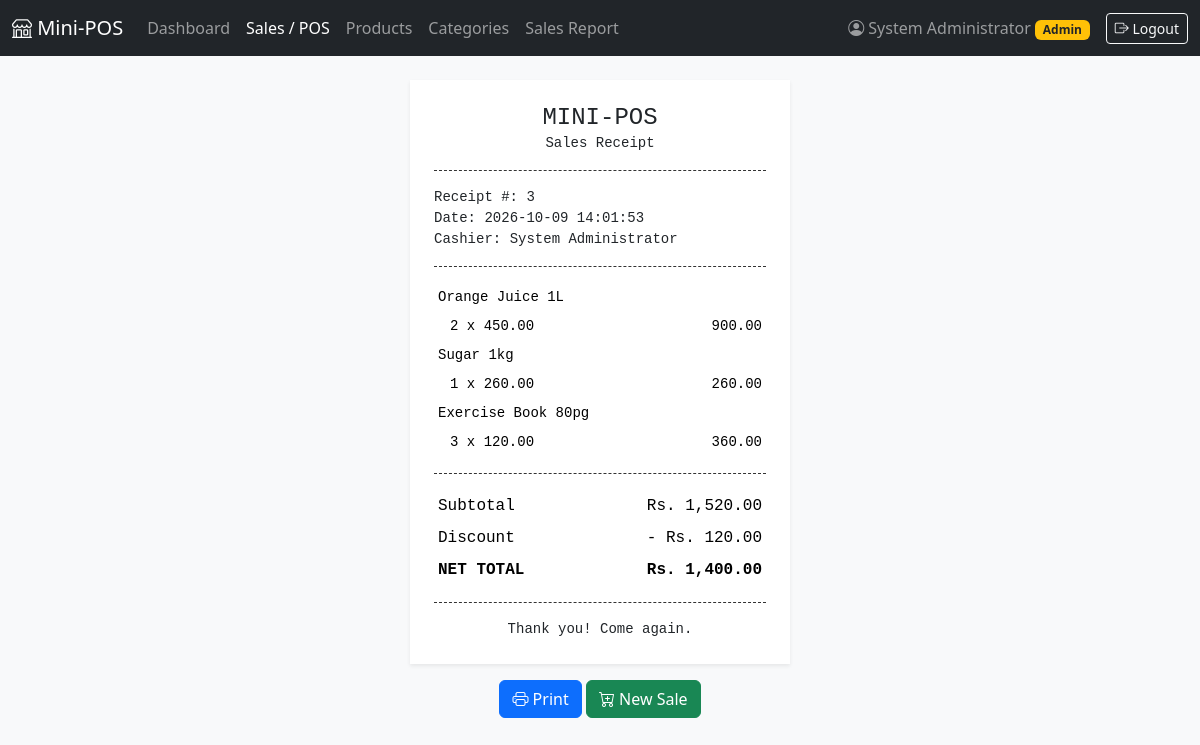
Screenshot of /pos/receipt.php?id=3 (signed in) with the database file from the repository.
### tables this page shows
CREATE TABLE `sales` (
  `id` int(10) UNSIGNED NOT NULL,
  `user_id` int(10) UNSIGNED NOT NULL,
  `subtotal` decimal(12,2) NOT NULL,
  `discount` decimal(12,2) NOT NULL DEFAULT 0.00,
  `net_total` decimal(12,2) NOT NULL,
  `created_at` timestamp NOT NULL DEFAULT current_timestamp()
);

CREATE TABLE `users` (
  `id` int(10) UNSIGNED NOT NULL,
  `name` varchar(100) NOT NULL,
  `username` varchar(50) NOT NULL,
  `password` varchar(255) NOT NULL,
  `role` enum('admin','staff') NOT NULL DEFAULT 'staff',
  `created_at` timestamp NOT NULL DEFAULT current_timestamp()
);

CREATE TABLE `sale_items` (
  `id` int(10) UNSIGNED NOT NULL,
  `sale_id` int(10) UNSIGNED NOT NULL,
  `product_id` int(10) UNSIGNED NOT NULL,
  `qty` int(11) NOT NULL,
  `unit_price` decimal(10,2) NOT NULL,
  `line_total` decimal(12,2) NOT NULL
);

CREATE TABLE `products` (
  `id` int(10) UNSIGNED NOT NULL,
  `category_id` int(10) UNSIGNED NOT NULL,
  `name` varchar(150) NOT NULL,
  `sku` varchar(50) NOT NULL,
  `price` decimal(10,2) NOT NULL,
  `quantity` int(11) NOT NULL DEFAULT 0,
  `low_stock_threshold` int(11) NOT NULL DEFAULT 5,
  `created_at` timestamp NOT NULL DEFAULT current_timestamp()
);

### config/db.php (called while the page is built, shortened)
<?php
function db(): PDO
{
    static $pdo = null;
    if ($pdo === null) {
        $dsn = 'mysql:host=' . DB_HOST . ';dbname=' . DB_NAME . ';charset=utf8mb4';
        try {
            $pdo = new PDO($dsn, DB_USER, DB_PASS, [
                PDO::ATTR_ERRMODE            => PDO::ERRMODE_EXCEPTION,
                PDO::ATTR_DEFAULT_FETCH_MODE => PDO::FETCH_ASSOC,
                PDO::ATTR_EMULATE_PREPARES   => false,
            ]);
        } catch (PDOException $e) {
            http_response_code(500);
            exit('Database connection failed. Check config/db.php and make sure MySQL is running.');
        }
    }
    return $pdo;
}

### includes/auth.php (called while the page is built, shortened)
<?php
require_once __DIR__ . '/../config/db.php';
function e($value): string
{
    return htmlspecialchars((string) $value, ENT_QUOTES, 'UTF-8');
}
function money($amount): string
{
    return CURRENCY . ' ' . number_format((float) $amount, 2);
}

### pos/receipt.php (the view, shortened to what this page needs)
<?php
require_once __DIR__ . '/../includes/auth.php';
$saleId = (int) ($_GET['id'] ?? 0);
$stmt = db()->prepare(
    'SELECT s.*, u.name AS cashier FROM sales s JOIN users u ON u.id = s.user_id WHERE s.id = ?'
);
$stmt->execute([$saleId]);
$sale = $stmt->fetch();
$stmt = db()->prepare(
    'SELECT si.qty, si.unit_price, si.line_total, p.name
       FROM sale_items si JOIN products p ON p.id = si.product_id
      WHERE si.sale_id = ? ORDER BY si.id'
);
$stmt->execute([$saleId]);
$items = $stmt->fetchAll();
require __DIR__ . '/../includes/header.php';
?>
<div class="receipt shadow-sm">
    <h4 class="text-center mb-0">MINI-POS</h4>
    <p class="text-center small mb-2">Sales Receipt</p>
    <hr>
    <div class="small">
        Receipt #: <?= (int) $sale['id'] ?><br>
        Date: <?= e($sale['created_at']) ?><br>
        Cashier: <?= e($sale['cashier']) ?>
    </div>
    <hr>
    <table class="table table-sm table-borderless small mb-0">
        <?php foreach ($items as $it): ?>
            <tr>
                <td colspan="2"><?= e($it['name']) ?></td>
            </tr>
            <tr>
                <td class="ps-3"><?= (int) $it['qty'] ?> x <?= number_format((float) $it['unit_price'], 2) ?></td>
                <td class="text-end"><?= number_format((float) $it['line_total'], 2) ?></td>
            </tr>
        <?php endforeach; ?>
    </table>
    <hr>
    <table class="table table-sm table-borderless mb-0">
        <tr><td>Subtotal</td><td class="text-end"><?= money($sale['subtotal']) ?></td></tr>
        <tr><td>Discount</td><td class="text-end">- <?= money($sale['discount']) ?></td></tr>
        <tr class="fw-bold"><td>NET TOTAL</td><td class="text-end"><?= money($sale['net_total']) ?></td></tr>
    </table>
    <hr>
    <p class="text-center small mb-0">Thank you! Come again.</p>
</div>
<div class="text-center mt-3 no-print">
    <button class="btn btn-primary" onclick="window.print()"><i class="bi bi-printer"></i> Print</button>
    <a class="btn btn-success" href="<?= BASE_URL ?>/pos/index.php"><i class="bi bi-cart-plus"></i> New Sale</a>
</div>
<?php require __DIR__ . '/../includes/footer.php'; ?>

### assets/css/style.css (style rules this page uses)
.receipt { max-width: 380px; margin: 0 auto; background: #fff; padding: 1.5rem; font-family: "Courier New", monospace; }
.receipt hr { border-top: 1px dashed #333; opacity: 1; }

### rows the page displays
sales: id "3", created_at "2026-10-09 14:01:53", user.name "System Administrator", subtotal "Rs. 1,520.00", discount "Rs. 120.00", net_total "Rs. 1,400.00"
sale_items: product.name "Orange Juice 1L", qty "2", unit_price "450.00", line_total "900.00"
sale_items: product.name "Sugar 1kg", qty "1", unit_price "260.00", line_total "260.00"
sale_items: product.name "Exercise Book 80pg", qty "3", unit_price "120.00", line_total "360.00"

### other values shown
$_SESSION['name'] "System Administrator"
$_SESSION['role'] "Admin"
